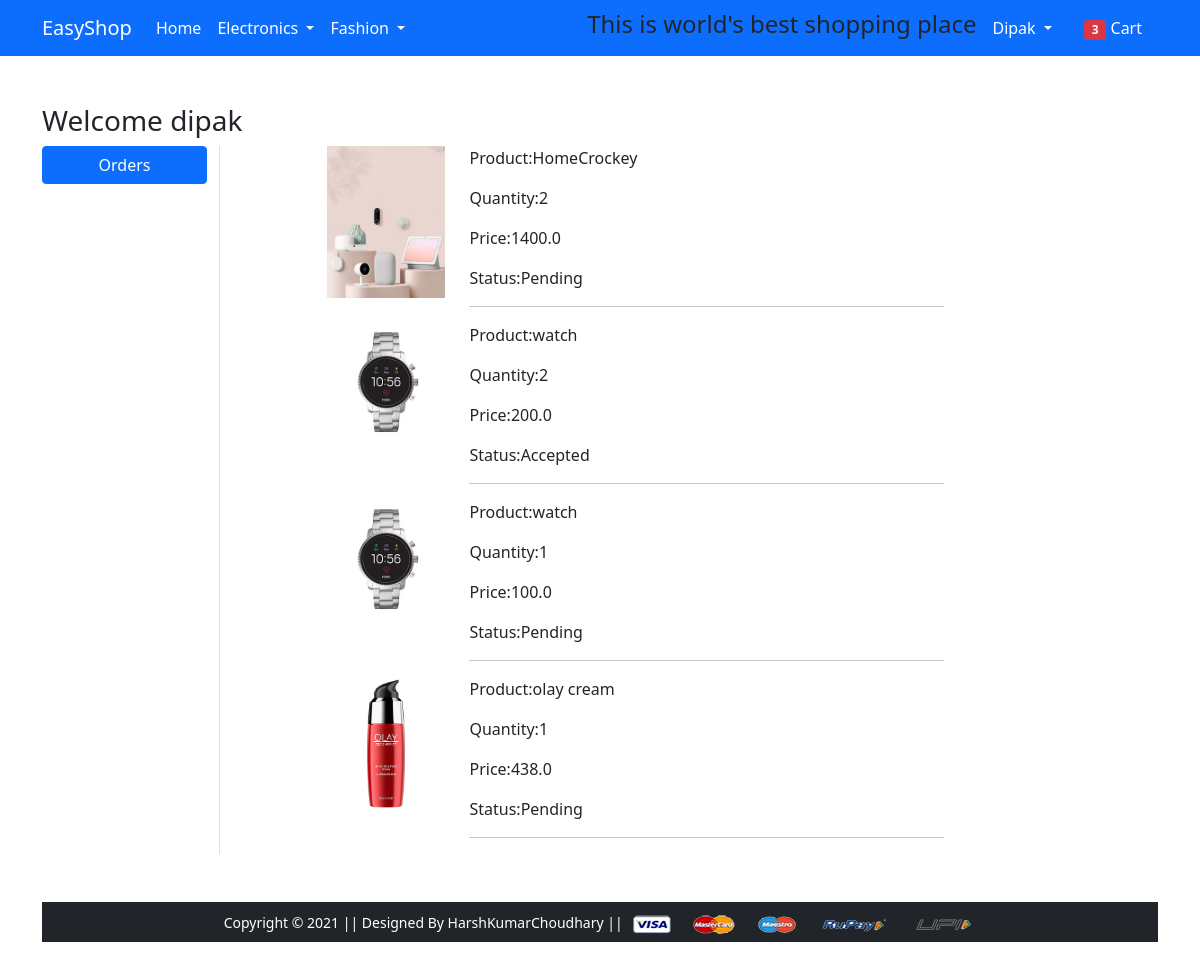
Screenshot of /orders/ (signed in) with the database file from the repository.
### app/models.py (models this page shows, shortened)
class order_placed(models.Model):
    STATUS_CHOICES = (
        ('Accepted','Accepted'),
        ('Packed','Packed'),
        ('Delivered','Delivered'),
        ('Canceled','Canceled')
    )
    deliveryaddress = models.ForeignKey("address",on_delete=models.CASCADE,null=True)
    buyer = models.ForeignKey("buyer",on_delete=models.CASCADE)
    product = models.ForeignKey("product",on_delete=models.CASCADE)
    quantity = models.PositiveIntegerField(default = 1)
    ordered_date = models.DateTimeField(auto_now_add=True)
    status = models.CharField(max_length=50,choices=STATUS_CHOICES,default='Pending')
    @property
    def total_cost(self):
        return self.quantity*self.product.discount_price

class product(models.Model):
    title = models.CharField(max_length=50)
    description = models.TextField()
    image = models.ImageField(upload_to="productimg",null=True)
    selling_price = models.FloatField()
    discount_price = models.FloatField()
    Quantity = models.IntegerField()
    category = models.ForeignKey("category",on_delete=models.CASCADE,null=True)
    seller = models.ForeignKey("seller",on_delete = models.CASCADE,null =True)

### app/views.py (the view)
# urls.py: path('orders/', views.orders, name='orders'),
@login_required
def orders(request):
    totalitem=0
    if request.user.is_authenticated:
        totalitem = len(cart.objects.filter(buyer=buyer.objects.get(user=request.user)))
    op = order_placed.objects.filter(buyer=buyer.objects.get(user=request.user))
    return render(request, 'app/orders.html',{'orders':op,'total':totalitem})

### app/templates/app/orders.html (shortened to what this page needs)
{% extends 'app/base.html' %}
{% load static %}
{% block main-content %}
<div class="container my-5">
 <div class="row">
 <h3>Welcome  {{request.user}}</h3>
  <div class="col-sm-2 border-end">
   <ul class="list-unstyled">
    <li class="d-grid"><a href="{% url 'app:orders' %}" class="btn btn-primary">Orders</a></li>
   </ul>
  </div>
  <div class="col-sm-9 offset-sm-1">
  {% for op in orders %}
   <div class="row shadow-sm-mb-3">
    <div class="col-sm-2">
    <img src="{{op.product.image.url}}" alt="" srcset="" class="img-fluid" height="150" width="150">
     </div>
     <div class="col-sm-7">
     <p>Product:{{op.product.title}}</p>
     <p>Quantity:{{op.quantity}}</p>
     <p>Price:{{op.total_cost}}</p>
     <p>Status:{{op.status}}</p>
     <hr>
    </div>
   </div>
  {% endfor %}
 </div>
</div>
{% endblock main-content %}

### app/templates/app/base.html (shortened to what this page needs)
<!doctype html>
{% load static %}
<html lang="en">
  <head>
    <link href="https://cdn.jsdelivr.net/npm/bootstrap@5.0.0-beta1/dist/css/bootstrap.min.css" rel="stylesheet">
    <link rel="stylesheet" href="{% static 'app/css/owl.carousel.min.css' %}">
    <link rel="stylesheet" href="{% static 'app/css/all.min.css' %}">
    <link rel="stylesheet" href="{% static 'app/css/style.css' %}">
  </head>
  <body>
    <nav class="navbar navbar-expand-lg navbar-dark bg-primary">
     <div class="container">
       <a class="navbar-brand" href="/">EasyShop</a>
       <div class="collapse navbar-collapse" id="navbarSupportedContent">
         <ul class="navbar-nav me-auto mb-2 mb-lg-0">
           <li class="nav-item">
             <a class="nav-link active" aria-current="page" href="/buyers">Home</a>
           </li>
           <li class="nav-item dropdown">
             <a class="nav-link dropdown-toggle text-white" href="#" id="electronicsDropdown" role="button" data-bs-toggle="dropdown" aria-expanded="false">
               Electronics
             </a>
           </li>
           <li class="nav-item dropdown">
             <a class="nav-link dropdown-toggle text-white" href="#" id="fashionDropdown" role="button" data-bs-toggle="dropdown" aria-expanded="false">
               Fashion
             </a>
           </li>
         </ul>
         <h4 style=" text-color:red">This is world's best shopping place</h4>
         <div>
          <ul class="navbar-nav me-auto mb-2 mb-lg-0">
          {% if request.user.is_authenticated %}
           <li class="nav-item dropdown mx-2">
              <a class="nav-link dropdown-toggle text-white" href="#" id="profileDropdown" role="button" data-bs-toggle="dropdown" aria-expanded="false">
              <span class="text-capitalize">{{request.user}}</span>
              </a>
            </li>
            <li class="nav-item mx-2">
             <a href="{% url 'app:showcart' %}" class="nav-link text-white"><span class="badge bg-danger">{{total}}</span> Cart </a>
            </li>
            {% endif %}
          </ul>
         </div>
       </div>
     </div>
    </nav>
    {% block main-content %} {% endblock main-content %}
    <footer class="container-fluid bg-dark text-center p-2 mt-5">
        <small class="text-white">Copyright &copy; 2021 || Designed By HarshKumarChoudhary || </small>
        <img src="{% static 'app/images/payment.png' %}" alt="" srcset="" class="img-fluid" height="2px">
    </footer>
  </body>
</html>

### rows the page displays
order_placed: product.image (picture), product "HomeCrockey", quantity "2", total_cost "1400.0", status "Pending"
order_placed: product.image (picture), product "watch", quantity "2", total_cost "200.0", status "Accepted"
order_placed: product.image (picture), product "watch", quantity "1", total_cost "100.0", status "Pending"
order_placed: product.image (picture), product "olay cream", quantity "1", total_cost "438.0", status "Pending"

### other values shown
{{ request.user }} "Dipak"
{{ total }} "3"
{{ request.user }} "dipak"
